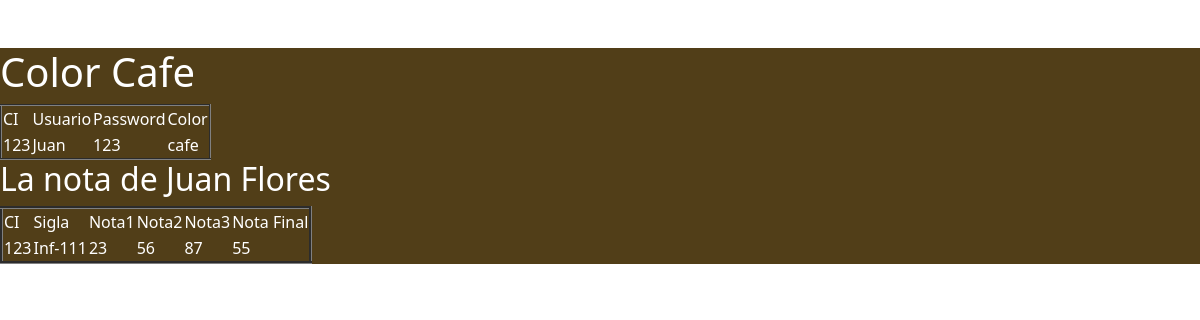
/colores/cafe.php?ci=123, run on the app's committed database.
### tables this page shows
CREATE TABLE `usuario` (
  `ci` int(11) NOT NULL,
  `usuario` varchar(20) DEFAULT NULL,
  `passwordd` varchar(20) DEFAULT NULL,
  `color` varchar(20) DEFAULT NULL,
  `rol` varchar(20) DEFAULT NULL
);

CREATE TABLE `persona` (
  `ci` int(11) NOT NULL,
  `nombrecompleto` varchar(20) DEFAULT NULL,
  `fechadenacimiento` date DEFAULT NULL,
  `lugarderesidencia` varchar(2) DEFAULT NULL
);

CREATE TABLE `nota` (
  `ci` int(11) DEFAULT NULL,
  `sigla` varchar(20) DEFAULT NULL,
  `nota1` int(11) DEFAULT NULL,
  `nota2` int(11) DEFAULT NULL,
  `nota3` int(11) DEFAULT NULL,
  `notafinal` int(11) DEFAULT NULL
);

### colores/cafe.php (the view, shortened to what this page needs)
<?php
include "../cabecera.inc.php";
include "../conexion.inc.php";
echo "<br>";
?>
<div class="cafe">
<h1>Color Cafe</h1>
<table border="2px">
<tr>
	<td>CI</td>
	<td>Usuario</td>
	<td>Password</td>
	<td>Color</td>
</tr>
<?php
$ci        = $_GET["ci"];
$colorcito = "select * from usuario where ci='$ci'";
$r         = mysqli_query($conex, $colorcito);
while ($col = mysqli_fetch_array($r)) {
    echo "<tr>";
    echo "<td>$col[ci]</td>";
    echo "<td>" . $col["usuario"] . "</td>";
    echo "<td>$col[passwordd]</td>";
    echo "<td>$col[color]</td>";
}
?>
</table>
<?php
$codigo = "select * from persona where ci='$ci'";
$res    = mysqli_query($conex, $codigo);
$de     = mysqli_fetch_array($res);
$nom = $de[1];
echo "<h2>La nota de $nom </h2>";
$codigoNotas = "select * from nota where ci='$ci'";
$res1        = mysqli_query($conex, $codigoNotas);
?>
<table border="3px">
<tr>
	<td>CI</td>
	<td>Sigla</td>
	<td>Nota1</td>
	<td>Nota2</td>
	<td>Nota3</td>
	<td>Nota Final</td>
</tr>
<?php
while ($de1 = mysqli_fetch_array($res1))
{
    echo "<tr>";
    echo "<td>$de1[ci]</td>";
    echo "<td>$de1[sigla]</td>";
    echo "<td>$de1[nota1]</td>";
    echo "<td>$de1[nota2]</td>";
    echo "<td>$de1[nota3]</td>";
    echo "<td>$de1[notafinal]</td>";
    echo "</tr>";
}
?>
</table>
</div>
<?php
include "../pie.inc.php";
?>

### estilos.css (style rules this page uses)
div { background:#181010; color: #FFFFFF; }
.cafe { background: #513E18; color: #FFFFFF; }

### colores/cafe.php (style rules this page uses)
.cafe { background: #513E18; color: #FFFFFF; }

### data on the page
usuario: ci "123", usuario "Juan", passwordd "123", color "cafe"
persona: nombrecompleto "Juan Flores"
nota: ci "123", sigla "Inf-111", nota1 "23", nota2 "56", nota3 "87", notafinal "55"
